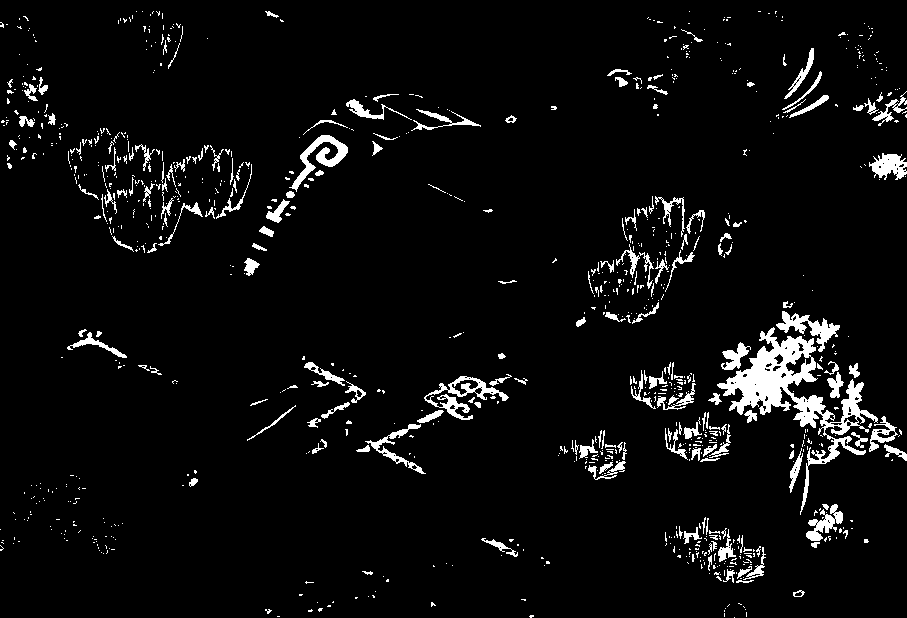
#> input picture dofus_bot/864/research/wheats_binary.PNG, 907 x 618 px, found by its file name
$ python template.py
#> lines starting #> are read from the running program, lines starting #| are printed output that depends on the picture; after the words box and inside, x2 and y2 are one past the last pixel; in counts of white or black regions, pixels touching at a corner belong together
import pyautogui
import time
import numpy as np
import tkinter as tk
import tkinter.scrolledtext as tkst
from PIL import Image
import cv2
from matplotlib import pyplot as plt

img = cv2.imread('wheats_binary.png')
#> img is the input picture: shape (618, 907, 3); 5% white; 972 white regions (784 under 20 px), largest, box (x1, y1, x2, y2) and area: (717, 327, 878, 515) 6139, (424, 376, 509, 420) 999, (289, 135, 348, 192) 927
template = cv2.imread("wheat_binary.png")
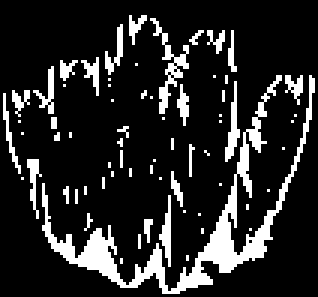
#> input picture dofus_bot/new/testing/wheat_binary.png, 106 x 99 px, found by its file name (shown 3 times larger)
#> template is the input picture: shape (99, 106, 3); 15.5% white; 68 white regions (51 under 20 px), largest, box (x1, y1, x2, y2) and area: (14, 25, 105, 98) 864, (50, 6, 63, 38) 102, (75, 27, 80, 54) 57
w, h, d = template.shape
#> w = 99; h = 106; d = 3

methods = ['cv2.TM_CCOEFF_NORMED','cv2.TM_CCORR_NORMED']

i=0
for meth in methods:
    i += 1
    threshold = 0.33
    # ccoeff between (0.21 and 0.33)
    # ccorr between (0.35 and 0.43)
    copy = img.copy()
    method = eval(meth)

    res = cv2.matchTemplate(copy,template,method)
    # min_cal, max_val, min_loc, max_loc = cv2.minMaxLoc(res)

    #top_left = max_loc
    #bottom_right = (top_left[0] + w, top_left[1] + h)
    loc = np.where(res >= threshold)
    amount = 0
    for pt in zip(*loc[::-1]):
        amount += 1
        print(amount)
        cv2.rectangle(copy, pt, (pt[0] + w, pt[1] +h), (0,0,255), 2)
        #cv2.rectangle(copy, top_left, bottom_right, 255, 2)

    cv2.imwrite('res{}.png'.format(i), copy)
#> this loop made 2 passes
#> loc on passes 1 to 2: (empty array, empty array), 490 positions, rows 266 to 306, columns 695 to 731
#> pass 1, `res = cv2.matchTemplate(copy,template,method)`:
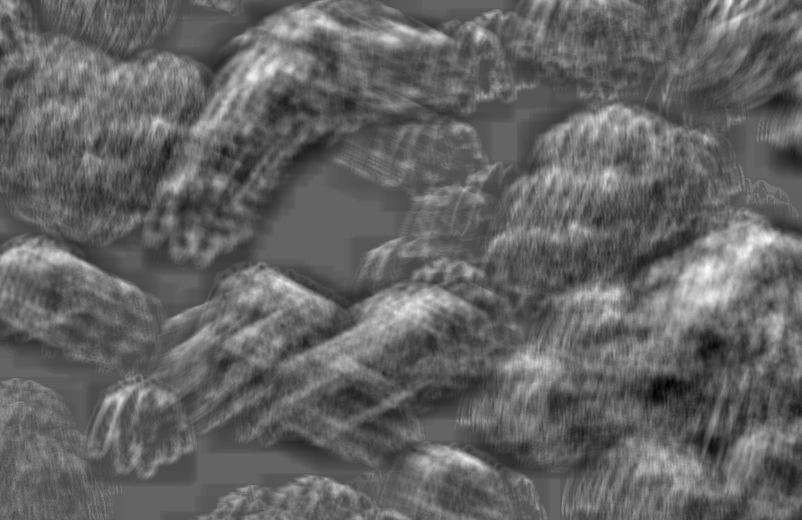
#> res: shape (520, 802) float32; min -0.136, max 0.208, mean -0.00116; drawn with min black and max white
#> pass 2, `res = cv2.matchTemplate(copy,template,method)`:
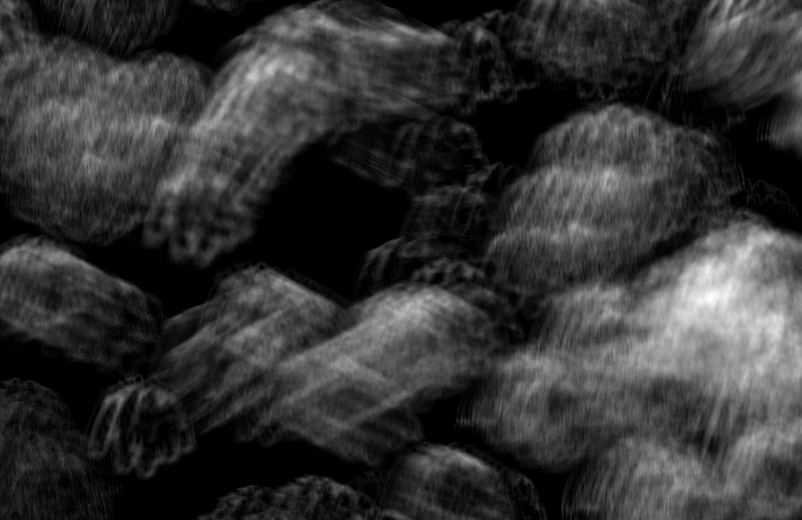
#> res: shape (520, 802) float32; min -8.95e-07, max 0.373, mean 0.0761; drawn with min black and max white
#> pass 2, `cv2.imwrite('res{}.png'.format(i), copy)`:
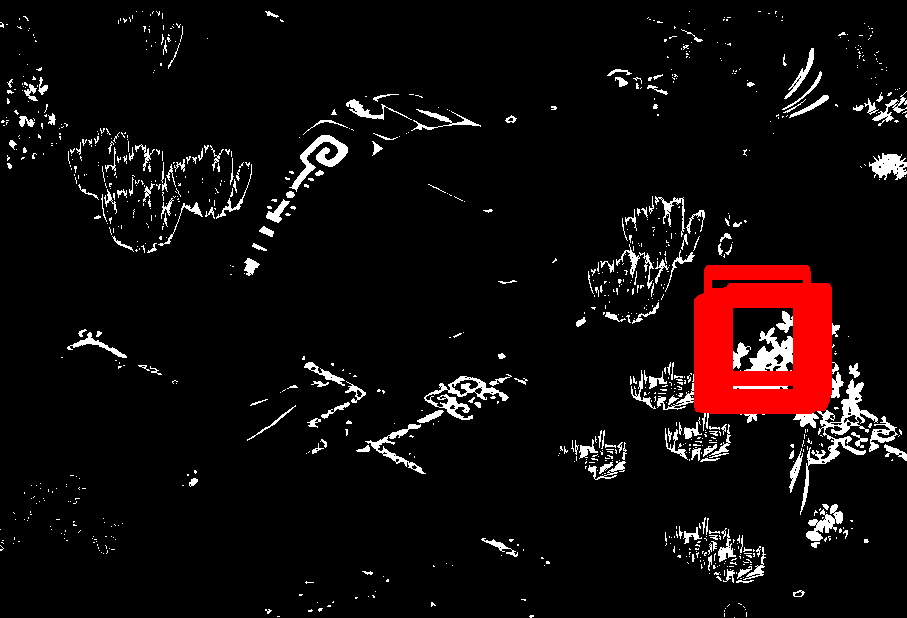
#> saved as res2.png: shape (618, 907, 3); mean B, G, R 10.9, 10.9, 17.9
#> after the loop, i = 2
cv2.destroyAllWindows()
